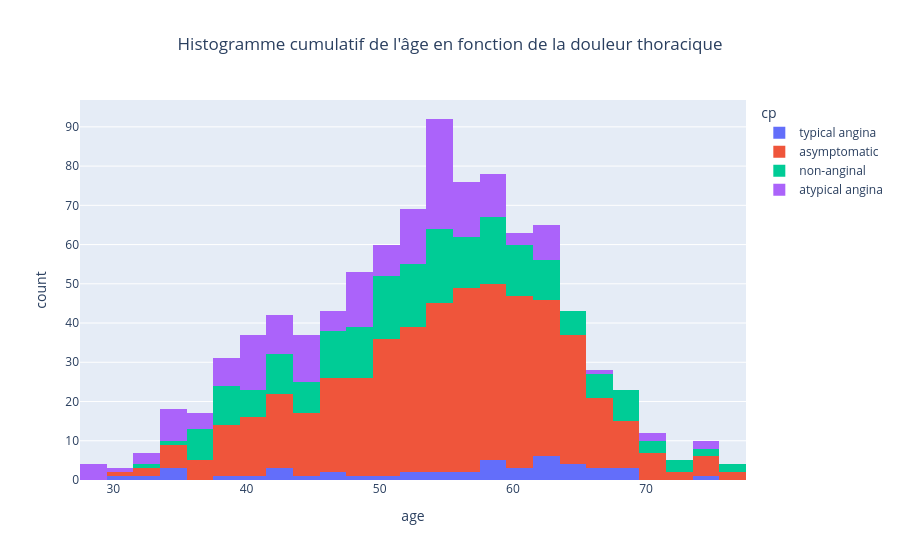

Notebook cell for this chart:
### Markdown cell above
### Etude de l'age en fonction de la douleur thoracique

### Code cell
fig = px.histogram(data_frame=df, x='age', color= 'cp', title = "Histogramme cumulatif de l'âge en fonction de la douleur thoracique")
fig.update_layout(title_x=0.5)
fig.show()

### Figure 1 — Plotly figure (JSON) as saved in the notebook; plotly's stock layout.template omitted (floating-point values rounded to 4 significant figures; data arrays with more than 128 entries replaced by an {"elided": "..."} marker saying what was removed)
{"data": [{"bingroup": "x", "hovertemplate": "cp=typical angina<br>age=%{x}<br>count=%{y}<extra></extra>", "legendgroup": "typical angina", "marker": {"color": "#636efa", "pattern": {"shape": ""}}, "name": "typical angina", "orientation": "v", "showlegend": true, "type": "histogram", "x": [63, 64, 58, 66, 69, 40, 51, 34, 52, 65, 59, 52, 42, 59, 69, 59, 38, 56, 61, 60, 59, 64, 45, 30, 35, 43, 47, 54, 57, 62, 34, 43, 46, 55, 32, 62, 62, 67, 67, 65, 49, 62, 61, 68, 74, 62], "xaxis": "x", "yaxis": "y"}, {"bingroup": "x", "hovertemplate": "cp=asymptomatic<br>age=%{x}<br>count=%{y}<extra></extra>", "legendgroup": "asymptomatic", "marker": {"color": "#EF553B", "pattern": {"shape": ""}}, "name": "asymptomatic", "orientation": "v", "showlegend": true, "type": "histogram", "x": {"elided": "496 int values"}, "xaxis": "x", "yaxis": "y"}, {"bingroup": "x", "hovertemplate": "cp=non-anginal<br>age=%{x}<br>count=%{y}<extra></extra>", "legendgroup": "non-anginal", "marker": {"color": "#00cc96", "pattern": {"shape": ""}}, "name": "non-anginal", "orientation": "v", "showlegend": true, "type": "histogram", "x": {"elided": "204 int values"}, "xaxis": "x", "yaxis": "y"}, {"bingroup": "x", "hovertemplate": "cp=atypical angina<br>age=%{x}<br>count=%{y}<extra></extra>", "legendgroup": "atypical angina", "marker": {"color": "#ab63fa", "pattern": {"shape": ""}}, "name": "atypical angina", "orientation": "v", "showlegend": true, "type": "histogram", "x": {"elided": "174 int values"}, "xaxis": "x", "yaxis": "y"}], "layout": {"barmode": "relative", "legend": {"title": {"text": "cp"}, "tracegroupgap": 0}, "title": {"text": "Histogramme cumulatif de l'âge en fonction de la douleur thoracique", "x": 0.5}, "xaxis": {"anchor": "y", "domain": [0, 1], "title": {"text": "age"}}, "yaxis": {"anchor": "x", "domain": [0, 1], "title": {"text": "count"}}}}
